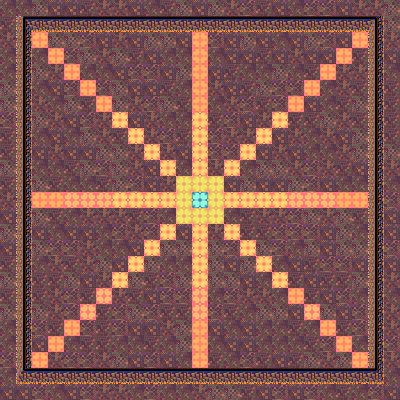

This game map was drawn from its Tiled (.tmx) file and the tilesets committed beside it. A one-line description and the trimmed map source follow:
An orthogonal 25x25 tile map with 16x16 px tiles, 2 tile layers (Tile Layer 1, Tile Layer 2) and 10 objects (10x SpawnPoint).

<map version="1.0" orientation="orthogonal" renderorder="right-down" width="25" height="25" tilewidth="16" tileheight="16" nextobjectid="12">
 <properties>
  <property name="NumWaves" value="15" />
  <property name="Wave1" value="ZGgwOkh8ZGgwOkN8ZGgxOkl8ZGgxOkQ=" />
  <property name="Wave10" value="ZGg5Okd8ZGg5OkV8ZGg5Okl8ZGg5OkM=" />
  <property name="Wave11" value="ZGgxMDpBfGRoNDpHfGRoNDpD" />
  <property name="Wave12" value="ZGgxMDpIfGRoMTA6RHxkaDQ6QXxkaDQ6QnxkaDQ6Rg==" />
  <property name="Wave13" value="ZGg4OkF8ZGg5Okd8ZGg5OkM=" />
  <property name="Wave14" value="ZGg4Okd8ZGg4OkN8ZGgxMDpBfGRoMTA6RA==" />
  <property name="Wave15" value="ZGg3OkF8ZGg4OkZ8ZGg4OkJ8ZGg5Okh8ZGg0OkU=" />
  <property name="Wave2" value="ZGgzOkh8ZGgzOkR8ZGgwOkd8ZGgwOkV8ZGgwOkJ8ZGgxOkZ8ZGgxOkl8ZGgxOkM=" />
  <property name="Wave3" value="ZGgzOkd8ZGgzOkV8ZGgzOkl8ZGgzOkM=" />
  <property name="Wave4" value="ZGg1OkJ8ZGg1OkZ8ZGgwOkd8ZGgwOkM=" />
  <property name="Wave5" value="ZGg1Okd8ZGg1OkV8ZGg1Okl8ZGg1OkM=" />
  <property name="Wave6" value="ZGg2Okh8ZGg2OkR8ZGg1OkZ8ZGg1OkJ8ZGgwOkc=" />
  <property name="Wave7" value="ZGg2Okd8ZGg2OkZ8ZGg2OkV8ZGg2OkI=" />
  <property name="Wave8" value="ZGgyOkF8ZGg1Okd8ZGg1OkN8ZGg2Okg=" />
  <property name="Wave9" value="ZGg0OkZ8ZGg0OkI=" />
 </properties>
 <tileset firstgid="1" name="DarkenedHall" tilewidth="16" tileheight="16" tilecount="4096" columns="64">
  <image source="../Tilesets/Sprites00.png" trans="ffffff" width="1024" height="1024" />
  <tile id="1184">
   <properties>
    <property name="SKACollisionType" value="SKACollisionTypeRect" />
   </properties>
  </tile>
  <tile id="1185">
   <properties>
    <property name="SKACollisionType" value="SKACollisionTypeRect" />
   </properties>
  </tile>
  <tile id="1186">
   <properties>
    <property name="SKACollisionType" value="SKACollisionTypeRect" />
   </properties>
  </tile>
  <tile id="1248">
   <properties>
    <property name="SKACollisionType" value="SKACollisionTypeRect" />
   </properties>
  </tile>
  <tile id="1312">
   <properties>
    <property name="SKACollisionType" value="SKACollisionTypeRect" />
   </properties>
  </tile>
  <tile id="1314">
   <properties>
    <property name="SKACollisionType" value="SKACollisionTypeRect" />
   </properties>
  </tile>
 </tileset>
 <layer name="Tile Layer 1" width="25" height="25">
  <data>[625 cells, 623 non-empty, 6 distinct tile ids]</data>
 </layer>
 <layer name="Tile Layer 2" width="25" height="25">
  <data>[625 cells, 178 non-empty, 14 distinct tile ids]</data>
 </layer>
 <objectgroup name="Object Layer 1">
  <object id="2" name="A" type="SpawnPoint" x="200" y="199" width="1.33333" height="1.66667" />
  <object id="3" name="B" type="SpawnPoint" x="199.667" y="343.5" width="1.33333" height="1.66667" />
  <object id="4" name="C" type="SpawnPoint" x="343" y="344.167" width="1.33333" height="1.66667" />
  <object id="5" name="D" type="SpawnPoint" x="344" y="199.167" width="1.33333" height="1.66667" />
  <object id="6" name="E" type="SpawnPoint" x="343.667" y="55.8333" width="1.33333" height="1.66667" />
  <object id="7" name="F" type="SpawnPoint" x="199.333" y="55.1667" width="1.33333" height="1.66667" />
  <object id="8" name="G" type="SpawnPoint" x="55" y="56.1667" width="1.33333" height="1.66667" />
  <object id="9" name="H" type="SpawnPoint" x="55.3333" y="199.5" width="1.33333" height="1.66667" />
  <object id="10" name="I" type="SpawnPoint" x="55" y="344.167" width="1.33333" height="1.66667" />
  <object id="11" name="StartLoc" type="SpawnPoint" x="198.667" y="109.5" width="1.33333" height="1.66667" />
 </objectgroup>
</map>
